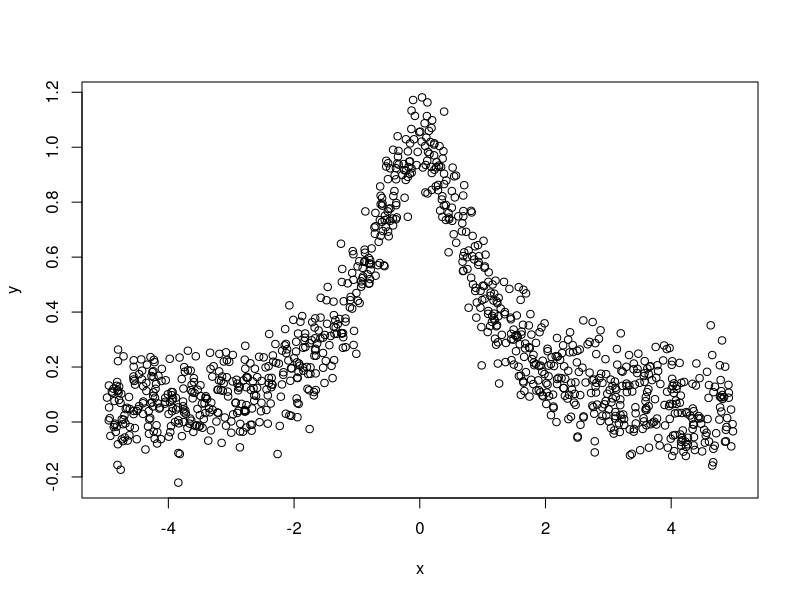

Write R code to recreate this figure. (Note: a time limit stopped this script after it produced the figure.)
# KNN running-mean function
Index.ClosestK <- function(x1, x2, K , ... ){
  L <- length(x1)
  temp <- rep(0 , L)
  KFirst <- rep(0 , K)
  for (i in 1:L){
    temp[i] <- dist(rbind(x1[i] , x2))
  }
  temp2 <- sort(temp , index.return = TRUE)
  for (i in 1:K){
    KFirst[i] <- temp2$ix[i]
  }
  return(KFirst)
}


# Kernel Smoother functions
KernelFunction <- function(x, xi, lambda , ... ){
  t <- (x - xi)/lambda
  return(3/4*(1 - t^2))
}




InWindowIndices <- function(x, xi , lambda){
  L <- length(xi)
  temp <- rep(0 , L)
  Indices <- 0
  for (i in 1:L){
    temp[i] <- dist(rbind(x , xi[i]))
    if (temp[i] <= lambda){
      Indices <- cbind(Indices , i)
    }
  }
  # In.Window <- temp[temp <= lambda]
  return(Indices[,-1])
}

# Data generation
x <- runif(1000, min = -5 , max = 5)
head(x)
LENGTH.X <- length(x)
LENGTH.X
noise <- rnorm(n = LENGTH.X , mean = 0 , sd = 0.1)
y <- 1/(1 + x^2) + noise


plot(x , y)

# Test data
LIMIT <- range(x)
x.test <- seq(from = LIMIT[1] , to = LIMIT[2] , by = 0.005)
y.test <- 1/(1 + x.test^2)
LENGTH.X.TEST <- length(x.test)


# EKS Fitting
y.predict.EKS <- rep(0 , LENGTH.X.TEST)

for (i in 1:LENGTH.X.TEST){
  NumErator <- sum((y*KernelFunction(x.test[i] , x , lambda = 0.5))[InWindowIndices(x.test[i] , x , lambda = 0.5)])
  DenumErator <- sum(KernelFunction(x.test[i] , x , lambda = 0.5)[InWindowIndices(x.test[i] , x , lambda = 0.5)])
  y.predict.EKS[i] <- NumErator/DenumErator
}



# KNN Fitting
y.predict.KNN <- rep(0 , LENGTH.X.TEST)

for (i in 1:LENGTH.X.TEST){
  y.predict.KNN[i] <- sum(y[Index.ClosestK(x , x.test[i] , K = 30)])/length(Index.ClosestK(x , x.test[i] , K = 30))
}



# Plot the KNN

plot(x , y , col = "green" , pch = 1 , title("30-Nearest Neighbor Kernel running-mean Smoother"))
points(x.test , y.test , type = "l" , col = "blue")
points(x.test , y.predict.KNN , col = "red" , type = "l")
legend("topright" , legend = c("True Function" , "Mean Smoother Estimator") , col = c("blue" , "red"),lty=1,lwd=2,cex=.8)
MSE.KNN <- sum((y.predict.KNN - y.test)^2)/length(y.predict.KNN)
MSE.KNN


# Plot the Epanechnikov kernel method

plot(x , y , col = "green" , pch = 1 , title("Epanechnikov Kernel smoother"))
points(x.test , y.test , type = "l" , col = "blue")
points(x.test , y.predict.EKS , col = "red" , type = "l")
legend("topright" , legend = c("True Function" , "Epanechnikov Kernel Estimator") , col = c("blue" , "red"),lty=1,lwd=2,cex=.8)
MSE.EKS <- sum((y.predict.EKS - y.test)^2)/length(y.predict.EKS)
MSE.EKS
